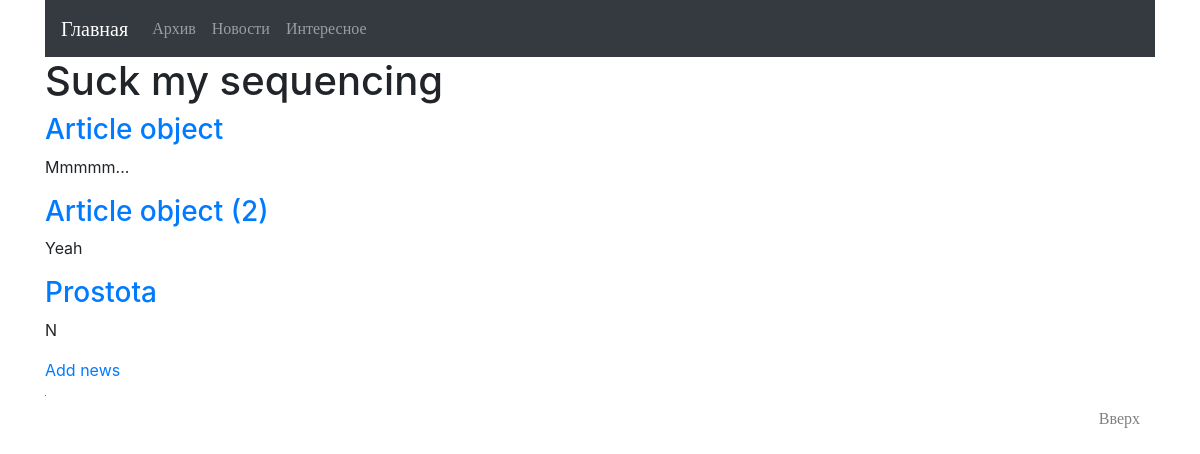
Before: /news/ with the older database file.
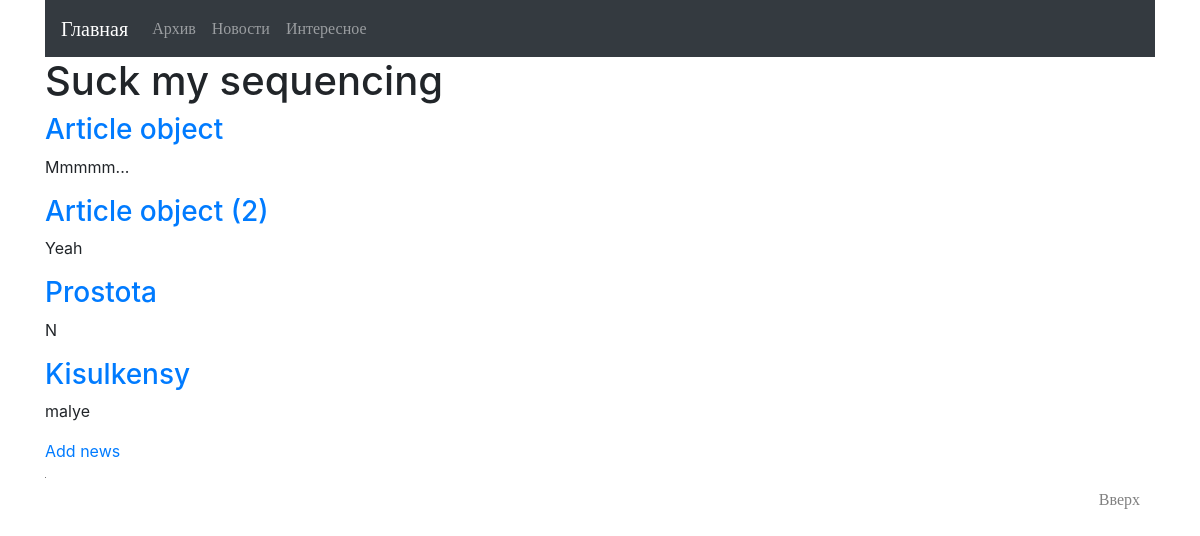
After: the same page with the newer database file.
### news_blog/models.py (models this page shows, shortened)
class Article(models.Model):
    title = models.CharField(max_length=100)
    created_date = models.DateTimeField(default=timezone.now)
    text = models.TextField()
    published_date = models.DateTimeField(
        blank=True, null=True)
    author = models.ForeignKey(Author, on_delete=models.CASCADE)

### news_blog/views.py (the view)
# urls.py: path('', views.index, name='index'),
def index(request):
    articles = Article.objects.all()
    comments = Comment.objects.all()
    return render(request, 'news_blog/news_list.html', {'articles':articles})

### news_blog/templates/news_blog/news_list.html (shortened to what this page needs)
{% extends "news_blog/base.html" %}
{% block title %}Suck my sequencing{% endblock %}
{% block content %}
    {% if articles %}
        {% for article in articles %}
            <div class="row">
                <div class="col-sm">
                    <h3><a href={% url 'article' article_id=article.id %}>{{ article.title}}</a></h3>
                    <p>{{ article.text }}</p>
                </div>
            </div>
        {% endfor %}
    {% else %}
        <div class="row">
            <div class="col-sm">
                <p>No articles are available.</p>
            </div>
        </div>
    {% endif %}
<div class="row">
   <div class="col-sm">
       <a href="{% url 'new_article' %}" class="top-menu">
           Add news&nbsp;
       </a>
   </div>
</div>
{% endblock %}

Changed rows visible on the page:
added Article: title "Kisulkensy", text "malye"
